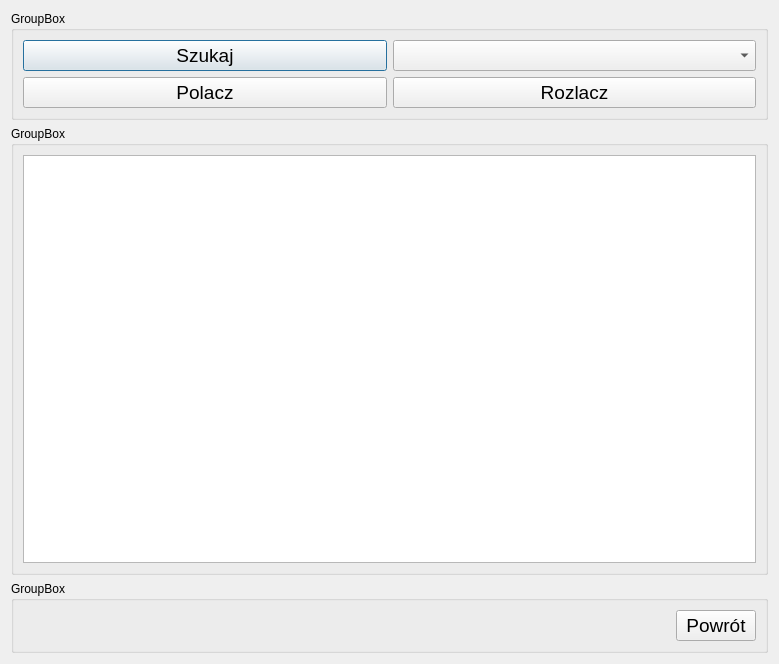
<?xml version="1.0" encoding="UTF-8"?>
<ui version="4.0">
 <class>Szukaj</class>
 <widget class="QDialog" name="Szukaj">
  <property name="geometry">
   <rect>
    <x>0</x>
    <y>0</y>
    <width>779</width>
    <height>664</height>
   </rect>
  </property>
  <property name="windowTitle">
   <string>Dialog</string>
  </property>
  <layout class="QGridLayout" name="gridLayout_3">
   <item row="0" column="0">
    <widget class="QGroupBox" name="groupBox">
     <property name="sizePolicy">
      <sizepolicy hsizetype="Minimum" vsizetype="Maximum">
       <horstretch>0</horstretch>
       <verstretch>0</verstretch>
      </sizepolicy>
     </property>
     <property name="title">
      <string>GroupBox</string>
     </property>
     <layout class="QGridLayout" name="gridLayout">
      <item row="0" column="0">
       <widget class="QPushButton" name="pushButtonSzuk">
        <property name="font">
         <font>
          <pointsize>14</pointsize>
         </font>
        </property>
        <property name="text">
         <string>Szukaj</string>
        </property>
       </widget>
      </item>
      <item row="0" column="1">
       <widget class="QComboBox" name="comboBoxDevices">
        <property name="font">
         <font>
          <pointsize>14</pointsize>
         </font>
        </property>
       </widget>
      </item>
      <item row="1" column="0">
       <widget class="QPushButton" name="pushButtonPolacz">
        <property name="font">
         <font>
          <pointsize>14</pointsize>
         </font>
        </property>
        <property name="text">
         <string>Polacz</string>
        </property>
       </widget>
      </item>
      <item row="1" column="1">
       <widget class="QPushButton" name="pushButtonRozlacz">
        <property name="font">
         <font>
          <pointsize>14</pointsize>
         </font>
        </property>
        <property name="text">
         <string>Rozlacz</string>
        </property>
       </widget>
      </item>
     </layout>
    </widget>
   </item>
   <item row="1" column="0">
    <widget class="QGroupBox" name="groupBox_2">
     <property name="sizePolicy">
      <sizepolicy hsizetype="Minimum" vsizetype="Minimum">
       <horstretch>0</horstretch>
       <verstretch>0</verstretch>
      </sizepolicy>
     </property>
     <property name="title">
      <string>GroupBox</string>
     </property>
     <layout class="QGridLayout" name="gridLayout_2">
      <item row="0" column="0">
       <widget class="QTextEdit" name="textEditLogs">
        <property name="sizePolicy">
         <sizepolicy hsizetype="Minimum" vsizetype="Minimum">
          <horstretch>0</horstretch>
          <verstretch>0</verstretch>
         </sizepolicy>
        </property>
       </widget>
      </item>
     </layout>
    </widget>
   </item>
   <item row="2" column="0">
    <widget class="QGroupBox" name="groupBox_3">
     <property name="sizePolicy">
      <sizepolicy hsizetype="Minimum" vsizetype="Maximum">
       <horstretch>0</horstretch>
       <verstretch>0</verstretch>
      </sizepolicy>
     </property>
     <property name="title">
      <string>GroupBox</string>
     </property>
     <layout class="QGridLayout" name="gridLayout_4">
      <item row="0" column="1">
       <widget class="QPushButton" name="pushButtonPowrot">
        <property name="font">
         <font>
          <pointsize>14</pointsize>
         </font>
        </property>
        <property name="text">
         <string>Powrót</string>
        </property>
       </widget>
      </item>
      <item row="0" column="0">
       <spacer name="horizontalSpacer">
        <property name="orientation">
         <enum>Qt::Horizontal</enum>
        </property>
        <property name="sizeHint" stdset="0">
         <size>
          <width>40</width>
          <height>20</height>
         </size>
        </property>
       </spacer>
      </item>
     </layout>
    </widget>
   </item>
  </layout>
 </widget>
 <resources/>
 <connections>
  <connection>
   <sender>pushButtonPowrot</sender>
   <signal>clicked()</signal>
   <receiver>Szukaj</receiver>
   <slot>close()</slot>
   <hints>
    <hint type="sourcelabel">
     <x>750</x>
     <y>633</y>
    </hint>
    <hint type="destinationlabel">
     <x>774</x>
     <y>621</y>
    </hint>
   </hints>
  </connection>
 </connections>
</ui>
